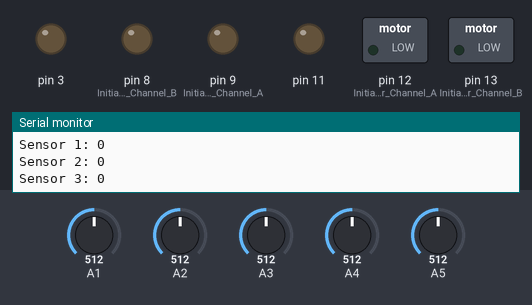
This sketch was run on a simulated Arduino Uno, built with avr-gcc and run on an emulated ATmega328P. Shown: switched loads named in the sketch (green lamp = pin HIGH), output pins drawn as LEDs (lit = HIGH), the last lines printed to the serial monitor. Inputs (shaded band) come from the test bench; at power-on: A4 = 512, A1 = 512, A2 = 512, A3 = 512, A5 = 512.

Above: at 1.2 s.
1.3 s: A4 set to 213
2.8 s: A4 set to 184
At 3.8 s:
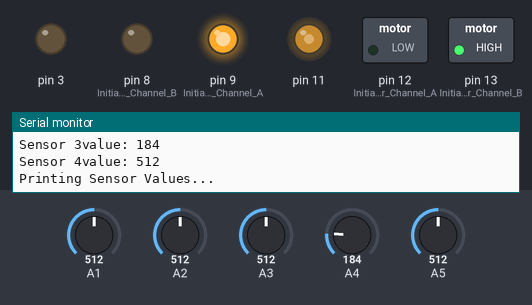
4.4 s: A1 set to 261
7.4 s: A1 set to 240
At 8.2 s:
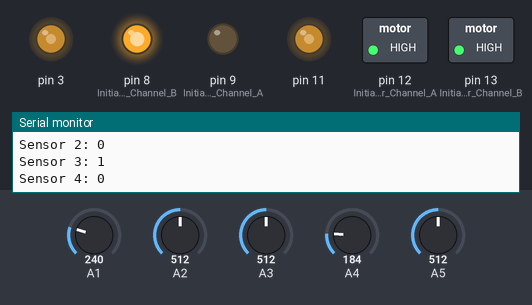
10.4 s: A1 set to 1010
At 12.6 s:
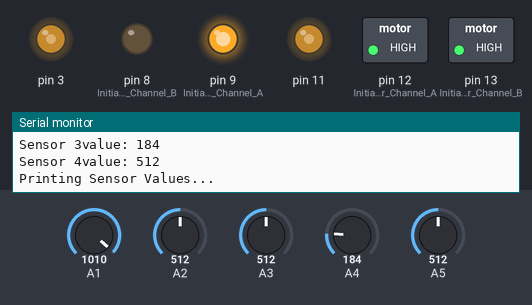
13.0 s: A2 set to 207
16.0 s: A2 set to 188
At 17.3 s:
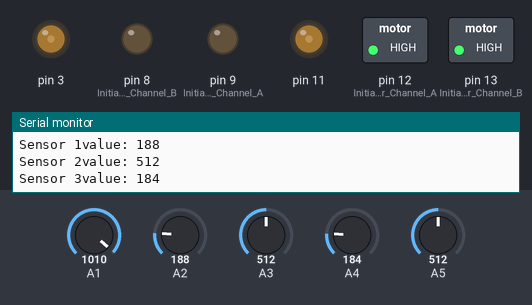
Timing chart, 0 to 18.8 s (numbered marks = the images above; inputs shaded):
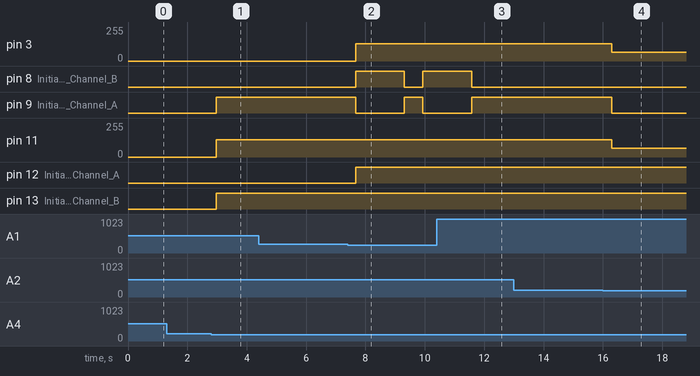

Measured:
- the behaviour switches between 200 and 199 on A4 (found by bisection; images 0 and 1)
- the behaviour switches between 250 and 249 on A1 (found by bisection; images 1 and 2)
- the behaviour switches between 200 and 199 on A2 (found by bisection; images 3 and 4)
- after the input at 2.8 s, pin 9 (Initiates_Brake_Channel_A), pin 13 (Initiates_Motor_Channel_B): LOW → HIGH after 0.18 s; pin 11: 0/255 → 128/255 after 0.18 s
- after the input at 7.4 s, pin 3: 0/255 → 128/255 after 0.27 s; pin 8 (Initiates_Brake_Channel_B): LOW → HIGH after 0.27 s, → LOW 1.6 s later, → HIGH 0.64 s later; pin 9 (Initiates_Brake_Channel_A): HIGH → LOW after 0.27 s, → HIGH 1.6 s later, → LOW 0.64 s later; pin 12 (Initiates_Motor_Channel_A): LOW → HIGH after 0.27 s
- after the input at 10.4 s, pin 8 (Initiates_Brake_Channel_B): goes on until 11.6 s, then stays LOW; pin 9 (Initiates_Brake_Channel_A): goes on until 11.6 s, then stays HIGH
- after the input at 16.0 s, pin 3, pin 11: 128/255 → 64/255 after 0.30 s; pin 9 (Initiates_Brake_Channel_A): HIGH → LOW after 0.30 s

The sketch:

motor_test.ino
```cpp
#include "MotorController.h"
#include <Vector.h>
#include "SensorArray.h"
MotorController motorController;

SensorArray* sensorArray = NULL;
unsigned long time_since_not_left = millis();
bool wasOn = false;
unsigned long currentTime;
bool finished = false;
bool wasStraight = false;

void setup() {
  Serial.begin(9600);

  int storage_array[5];
  int storage_array1[5];

  Vector<int> sensors;
  sensors.setStorage(storage_array);

  sensors.push_back(A1);
  sensors.push_back(A2);
  sensors.push_back(A3);
  sensors.push_back(A4);
  sensors.push_back(A5);


  Vector<int> sensorThresholds;
  sensorThresholds.setStorage(storage_array1);
  sensorThresholds.push_back(250);
  sensorThresholds.push_back(200);
  sensorThresholds.push_back(300);
  sensorThresholds.push_back(200);
  sensorThresholds.push_back(250);
  sensorArray = new SensorArray(sensors, sensorThresholds);


}

void loop(){

  //motorController.turn_left(255);

  sensorArray->updateSensors();
  sensorArray->printSensorValues();
  decideWhereToGo();


}

void goLeftUntilResetPoint(){
  //bool resetPointHit = false;
  bool leftMostTurnedOff = false;
  bool middles[3];
  while(1){
    if(!sensorArray->isLeftMostOn()){
      leftMostTurnedOff = true;
    }
    if(leftMostTurnedOff){
      sensorArray->getMiddles(middles);
      if(middles[0] && middles[1] && middles[2]){
        break;
      }
    }
  }
}

void decideWhereToGo(){
  bool middles[3];
  sensorArray->getMiddles(middles);
  bool ignoreLeft = millis() - time_since_not_left > 1000;

  if (sensorArray->areAllOn()){
    Serial.println("ALL ON");
    if (!wasOn){
      currentTime = millis();
      wasOn = true;
    }
    else if (millis() - currentTime >= 500 ){
      motorController.brake();
      Serial.println("STOPPED");
      finished = true;
    }
  }
  else{
    wasOn = false;
  }

  if (!finished){

    if (!ignoreLeft && middles[0] && !middles[2]){
      Serial.println("turn left");
      motorController.turn_left(128);
    } else if(!ignoreLeft && sensorArray->isLeftMostOn()){
      wasStraight = false;
      motorController.turn_left(128);
      delay(1500);
    } else if(!ignoreLeft && middles[0] && middles[2]){
      Serial.println("I go straight");
      motorController.go_straight(64);
      wasStraight = true;
    } else if (!middles[0] && middles[2]){
      wasStraight = false;

  //        Serial.println("turn right");
      time_since_not_left = millis();
      motorController.turn_right(128);
      if(ignoreLeft)
        delay(500);
    }else if (sensorArray->isRightMostOn()) {
      wasStraight = false;
      time_since_not_left = millis();
      motorController.turn_right(128);
      if(ignoreLeft)
        delay(500);

    } else if(wasStraight && sensorArray->areAllOff()){
        motorController.turn_left(128);
    }
    else {
      //motorController.brake();
    }
  }

}
```

MotorController.cpp
```cpp
#include "Arduino.h"
#include "MotorController.h"

MotorController::MotorController(){
  //Setup Channel A
  pinMode(12, OUTPUT); //Initiates Motor Channel A pin
  pinMode(9, OUTPUT); //Initiates Brake Channel A pin

  //Setup Channel B
  pinMode(13, OUTPUT); //Initiates Motor Channel B pin
  pinMode(8, OUTPUT);  //Initiates Brake Channel B pin
}

void MotorController::go_straight(int velocity){
  //Motor A forward @ full speed
  digitalWrite(12, HIGH); //Establishes forward direction of Channel A
  digitalWrite(9, LOW);   //Disengage the Brake for Channel A
  analogWrite(3, velocity);   //Spins the motor on Channel A at full speed

  //Motor B forward @ full speed
  digitalWrite(13, HIGH); //Establishes forward direction of Channel B
  digitalWrite(8, LOW);   //Disengage the Brake for Channel B
  analogWrite(11, velocity);   //Spins the motor on Channel B at full speed
}

void MotorController::turn_left(int velocity){
  //Motor A forward @ full speed
  digitalWrite(12, HIGH); //Establishes forward direction of Channel A
  digitalWrite(9, LOW);   //Disengage the Brake for Channel A
  analogWrite(3, velocity);   //Spins the motor on Channel A at full speed

  //Motor B stop
  digitalWrite(8, HIGH);   //Engage the Brake for Channel B
}

void MotorController::turn_right(int velocity){
  //Motor A stop
  digitalWrite(9, HIGH);   //Engage the Brake for Channel A

  //Motor B forward @ full speed
  digitalWrite(13, HIGH); //Establishes forward direction of Channel B
  digitalWrite(8, LOW);   //Disengage the Brake for Channel B
  analogWrite(11, velocity);   //Spins the motor on Channel B at full speed
}

void MotorController::brake(){
  //Motor A stop
  digitalWrite(9, HIGH);   //Engage the Brake for Channel A

  //Motor B stop
  digitalWrite(8, HIGH);   //Engage the Brake for Channel B
}


void MotorController::go_backwards(int velocity){
  //Motor A backward @ full speed
  digitalWrite(12, LOW); //Establishes backward direction of Channel A
  digitalWrite(9, LOW);   //Disengage the Brake for Channel A
  analogWrite(3, velocity);   //Spins the motor on Channel A at full speed

  //Motor B backward @ full speed
  digitalWrite(13, LOW); //Establishes backward direction of Channel B
  digitalWrite(8, LOW);   //Disengage the Brake for Channel B
  analogWrite(11, velocity);   //Spins the motor on Channel B at full speed
}
```

MotorController.h
```cpp
#ifndef MotorController_h
#define MotorController_h

#include "Arduino.h"

class MotorController
{
  public:
    MotorController();
    void turn_left(int velocity);
    void turn_right(int velocity);
    void go_straight(int velocity);
    void brake();
    void go_backwards(int velocity);
};

#endif
```

SensorArray.cpp
```cpp
#include "Arduino.h"
#include "SensorArray.h"
#include <Vector.h>


SensorArray::SensorArray(Vector<int> sensors, Vector<int> sensorThresholds){
  this->sensors = sensors;
  this->sensorThresholds = sensorThresholds;
  bool storage[5];
  this->sensorValues.setStorage(storage);
  for(int i = 0; i < this->sensors.size(); i++){
    this->sensorValues.push_back(false);
  }
}

void SensorArray::updateSensors(){
  for(int i = 0; i < this->sensors.size(); i++){
    int reading = analogRead(this->sensors[i]);
    Serial.print("Sensor ");
    Serial.print(i);
    Serial.print("value: ");
    Serial.println(reading);
    if(reading >= this->sensorThresholds[i]){
      this->sensorValues[i] = false;
    } else {
      this->sensorValues[i] = true;
    }
  }
}


bool SensorArray::isLeftMostOn(){
  return this->sensorValues[0];
}

bool SensorArray::isRightMostOn(){
  return this->sensorValues[this->sensorValues.size() - 1];
}

bool SensorArray::isJustMiddleOn() {
  for(int i = 0; i < this->sensorValues.size(); i++){
    if(i == this->sensorValues.size()/2){
      if(!this->sensorValues[i]){
        return false;
      }
    } else {
      if(this->sensorValues[i]){
        return false;
      }
    }
  }
  return true;
}

//bool SensorArray::isJustMiddleOn() {
//  for(int i = 0; i < this->sensorValues.size(); i++){
//    if(i == this->sensorValues.size()/2){
//      if(!this->sensorValues[i]){
//        return false;
//      }
//    } else {
//      if(this->sensorValues[i]){
//        return false;
//      }
//    }
//  }
//  return true;
//}

// returns values of the three middle sensors
void SensorArray::getMiddles(bool values[]) {
  int middleSensor = this->sensorValues.size()/2;
  values[0] = this->sensorValues[middleSensor-1];
  values[1] = this->sensorValues[middleSensor];
  values[2] = this->sensorValues[middleSensor+1];
}

bool SensorArray::isLeftOn(){
  for(int i = 0; i < this->sensorValues.size()/2; i++){
    if(this->sensorValues[i]){
      return true;
    }
  }

  return false;
}

bool SensorArray::isRightOn(){
  for(int i = this->sensorValues.size()/2+1; i < this->sensorValues.size(); i++){
    if(this->sensorValues[i]){
      return true;
    }
  }

  return false;
}

bool SensorArray::areAllOn(){
  for(int i = 0; i < this->sensorValues.size(); i++){
    if(!this->sensorValues[i]){
      return false;
    }
  }
  return true;
}

bool SensorArray::areAllOff(){
  for(int i = 0; i < this->sensorValues.size(); i++){
    if(this->sensorValues[i]){
      return false;
    }
  }
  return true;
}

void SensorArray::printSensorValues(){
  Serial.println("Printing Sensor Values...");
  Serial.println(this->sensors.size());
  for(int i = 0; i < this->sensorValues.size(); i++){
    Serial.print("Sensor ");
    Serial.print(i);
    Serial.print(": ");
    Serial.println(this->sensorValues[i]);
  }
}
```

SensorArray.h
```cpp
#ifndef SensorArray_h
#define SensorArray_h

#include "Arduino.h"
#include <Vector.h>

class SensorArray
{
  private:
    //from left to right, ascending order
    Vector<int> sensors;

    //Sensor Values
    Vector<bool> sensorValues;

    //Sensor Thresholds
    Vector<int> sensorThresholds;

  public:


    SensorArray(Vector<int> sensors, Vector<int> sensorThresholds);
    bool isLeftMostOn();
    bool isRightMostOn();
    bool isLeftOn();
    bool isRightOn();
    bool isJustMiddleOn();
    bool areAllOn();
    bool areAllOff();
    void getMiddles(bool values[]);

    void updateSensors();

    void printSensorValues();
};

#endif
```
